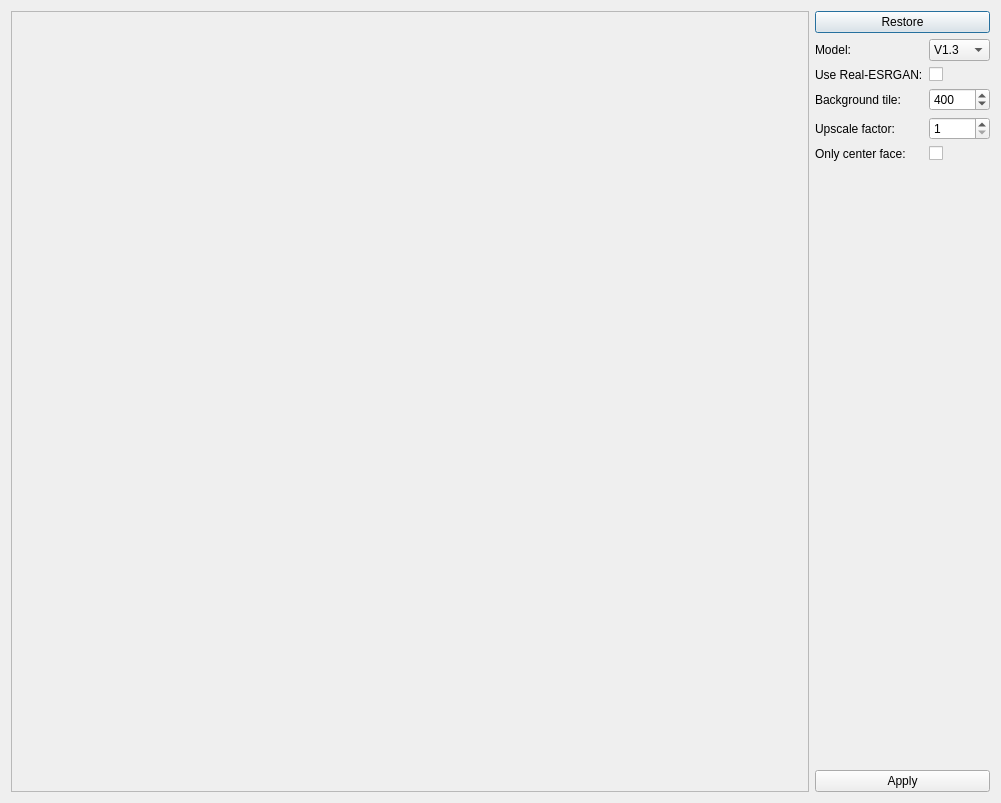
<?xml version="1.0" encoding="UTF-8"?>
<ui version="4.0">
 <class>Dialog</class>
 <widget class="QDialog" name="Dialog">
  <property name="geometry">
   <rect>
    <x>0</x>
    <y>0</y>
    <width>1001</width>
    <height>803</height>
   </rect>
  </property>
  <property name="windowTitle">
   <string>Dialog</string>
  </property>
  <layout class="QHBoxLayout" name="horizontalLayout">
   <item>
    <widget class="QScrollArea" name="scrollArea">
     <property name="widgetResizable">
      <bool>true</bool>
     </property>
     <widget class="QWidget" name="scrollAreaWidgetContents">
      <property name="geometry">
       <rect>
        <x>0</x>
        <y>0</y>
        <width>768</width>
        <height>781</height>
       </rect>
      </property>
      <layout class="QGridLayout" name="gridLayout">
       <item row="0" column="0">
        <widget class="QLabel" name="image_label">
         <property name="text">
          <string/>
         </property>
        </widget>
       </item>
      </layout>
     </widget>
    </widget>
   </item>
   <item>
    <layout class="QVBoxLayout" name="verticalLayout">
     <item>
      <widget class="QPushButton" name="restore_button">
       <property name="text">
        <string>Restore</string>
       </property>
      </widget>
     </item>
     <item>
      <layout class="QFormLayout" name="formLayout">
       <item row="0" column="0">
        <widget class="QLabel" name="label">
         <property name="text">
          <string>Model:</string>
         </property>
        </widget>
       </item>
       <item row="0" column="1">
        <widget class="QComboBox" name="model_combo_box">
         <item>
          <property name="text">
           <string>V1.3</string>
          </property>
         </item>
         <item>
          <property name="text">
           <string>V1.2</string>
          </property>
         </item>
        </widget>
       </item>
       <item row="1" column="0">
        <widget class="QLabel" name="label_2">
         <property name="text">
          <string>Use Real-ESRGAN:</string>
         </property>
        </widget>
       </item>
       <item row="1" column="1">
        <widget class="QCheckBox" name="use_real_esrgan_check_box">
         <property name="text">
          <string/>
         </property>
        </widget>
       </item>
       <item row="2" column="0">
        <widget class="QLabel" name="label_3">
         <property name="text">
          <string>Background tile:</string>
         </property>
        </widget>
       </item>
       <item row="2" column="1">
        <widget class="QSpinBox" name="background_tile_spin_box">
         <property name="toolTip">
          <string>Tile size for background sampler, 0 for no tile during testing</string>
         </property>
         <property name="minimum">
          <number>0</number>
         </property>
         <property name="maximum">
          <number>10000</number>
         </property>
         <property name="value">
          <number>400</number>
         </property>
        </widget>
       </item>
       <item row="3" column="0">
        <widget class="QLabel" name="label_4">
         <property name="text">
          <string>Upscale factor:</string>
         </property>
        </widget>
       </item>
       <item row="3" column="1">
        <widget class="QSpinBox" name="upscale_factor_spin_box">
         <property name="toolTip">
          <string>The final upsampling scale of the image</string>
         </property>
         <property name="minimum">
          <number>1</number>
         </property>
        </widget>
       </item>
       <item row="4" column="0">
        <widget class="QLabel" name="label_6">
         <property name="text">
          <string>Only center face:</string>
         </property>
        </widget>
       </item>
       <item row="4" column="1">
        <widget class="QCheckBox" name="only_center_face_check_box">
         <property name="toolTip">
          <string>Only restore the center face</string>
         </property>
         <property name="text">
          <string/>
         </property>
        </widget>
       </item>
      </layout>
     </item>
     <item>
      <widget class="QPushButton" name="apply_button">
       <property name="text">
        <string>Apply</string>
       </property>
      </widget>
     </item>
    </layout>
   </item>
  </layout>
 </widget>
 <resources/>
 <connections>
  <connection>
   <sender>restore_button</sender>
   <signal>clicked()</signal>
   <receiver>Dialog</receiver>
   <slot>restore_face()</slot>
   <hints>
    <hint type="sourcelabel">
     <x>849</x>
     <y>32</y>
    </hint>
    <hint type="destinationlabel">
     <x>782</x>
     <y>8</y>
    </hint>
   </hints>
  </connection>
  <connection>
   <sender>apply_button</sender>
   <signal>clicked()</signal>
   <receiver>Dialog</receiver>
   <slot>apply()</slot>
   <hints>
    <hint type="sourcelabel">
     <x>857</x>
     <y>785</y>
    </hint>
    <hint type="destinationlabel">
     <x>785</x>
     <y>761</y>
    </hint>
   </hints>
  </connection>
 </connections>
 <slots>
  <slot>apply()</slot>
  <slot>restore_face()</slot>
 </slots>
</ui>
